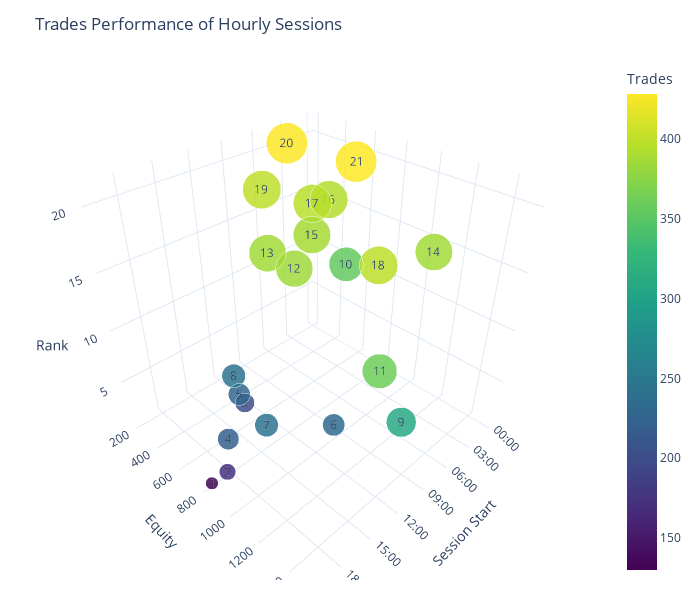

The cell this chart's notebook holds for it:
### Code cell
import pandas as pd
import plotly.graph_objects as go
from io import StringIO

# ---------------------------
# 1. CSV Data (embedded)
# ---------------------------
csv_data = """
Rank,Session Start,Session End,Equity,Trades
1,20:00,21:00,812.3243254,130
2,19:00,20:00,857.5294073,170
3,14:00,15:00,603.1843095,202
4,18:00,19:00,798.1902598,221
5,15:00,16:00,650.1141337,228
6,13:00,14:00,1175.56929,230
7,17:00,18:00,1010.071902,243
8,16:00,17:00,708.1158584,245
9,12:00,13:00,1495.813783,309
10,1:00,2:00,524.7783349,355
11,11:00,12:00,1313.135488,361
12,7:00,8:00,512.7152816,384
13,8:00,9:00,380.9657206,386
14,0:00,1:00,1049.417423,386
15,6:00,7:00,577.5135022,388
16,2:00,3:00,443.6543421,393
17,5:00,6:00,515.5098371,397
18,10:00,11:00,1216.246919,398
19,9:00,10:00,437.7753629,399
20,3:00,4:00,195.9143007,427
21,4:00,5:00,736.8399835,428
"""

# ---------------------------
# 2. DataFrame
# ---------------------------
df = pd.read_csv(StringIO(csv_data))
df['Session Start Time'] = pd.to_datetime(df['Session Start'], format='%H:%M')
df = df.sort_values('Session Start Time').reset_index(drop=True)
df['Session Start'] = df['Session Start Time'].dt.strftime('%H:%M')

# ---------------------------
# 3. 3D Scatter (Rank = Z)
# ---------------------------
fig = go.Figure()

fig.add_trace(go.Scatter3d(
    x=df['Session Start'],
    y=df['Equity'],
    z=df['Rank'],
    mode='markers+text',
    text=df['Rank'],
    textposition='middle center',
    marker=dict(
        size=df['Trades'] / 15,   # Bubble size
        color=df['Trades'],
        colorscale='Viridis',
        opacity=0.85,
        colorbar=dict(title='Trades')
    ),
    hovertemplate=
        "<b>Session:</b> %{x}<br>" +
        "<b>Equity:</b> %{y}<br>" +
        "<b>Rank:</b> %{z}<br>" +
        "<b>Trades:</b> %{marker.color}<extra></extra>"
))

# ---------------------------
# 4. Layout (bigger chart)
# ---------------------------
fig.update_layout(
    title='Trades Performance of Hourly Sessions',
    template='plotly_white',
    scene=dict(
        xaxis_title='Session Start',
        yaxis_title='Equity',
        zaxis_title='Rank',
        xaxis=dict(tickangle=45)
    ),
    width=700,   # bigger width
    height=600,   # bigger height
    margin=dict(l=20, r=20, t=60, b=20)
)

fig.show()

### Figure 1 — Plotly figure (JSON) as saved in the notebook; plotly's stock layout.template omitted (floating-point values rounded to 4 significant figures)
{"data": [{"hovertemplate": "<b>Session:</b> %{x}<br><b>Equity:</b> %{y}<br><b>Rank:</b> %{z}<br><b>Trades:</b> %{marker.color}<extra></extra>", "marker": {"color": [386, 355, 393, 427, 428, 397, 388, 384, 386, 399, 398, 361, 309, 230, 202, 228, 245, 243, 221, 170, 130], "colorbar": {"title": {"text": "Trades"}}, "colorscale": [[0, "#440154"], [0.1111, "#482878"], [0.2222, "#3e4989"], [0.3333, "#31688e"], [0.4444, "#26828e"], [0.5556, "#1f9e89"], [0.6667, "#35b779"], [0.7778, "#6ece58"], [0.8889, "#b5de2b"], [1, "#fde725"]], "opacity": 0.85, "size": [25.73, 23.67, 26.2, 28.47, 28.53, 26.47, 25.87, 25.6, 25.73, 26.6, 26.53, 24.07, 20.6, 15.33, 13.47, 15.2, 16.33, 16.2, 14.73, 11.33, 8.667]}, "mode": "markers+text", "text": [14.0, 10.0, 16.0, 20.0, 21.0, 17.0, 15.0, 12.0, 13.0, 19.0, 18.0, 11.0, 9.0, 6.0, 3.0, 5.0, 8.0, 7.0, 4.0, 2.0, 1.0], "textposition": "middle center", "type": "scatter3d", "x": ["00:00", "01:00", "02:00", "03:00", "04:00", "05:00", "06:00", "07:00", "08:00", "09:00", "10:00", "11:00", "12:00", "13:00", "14:00", "15:00", "16:00", "17:00", "18:00", "19:00", "20:00"], "y": [1049.0, 524.8, 443.7, 195.9, 736.8, 515.5, 577.5, 512.7, 381.0, 437.8, 1216.0, 1313.0, 1496.0, 1176.0, 603.2, 650.1, 708.1, 1010.0, 798.2, 857.5, 812.3], "z": [14, 10, 16, 20, 21, 17, 15, 12, 13, 19, 18, 11, 9, 6, 3, 5, 8, 7, 4, 2, 1]}], "layout": {"height": 600, "margin": {"b": 20, "l": 20, "r": 20, "t": 60}, "scene": {"xaxis": {"tickangle": 45, "title": {"text": "Session Start"}}, "yaxis": {"title": {"text": "Equity"}}, "zaxis": {"title": {"text": "Rank"}}}, "title": {"text": "Trades Performance of Hourly Sessions"}, "width": 700}}
